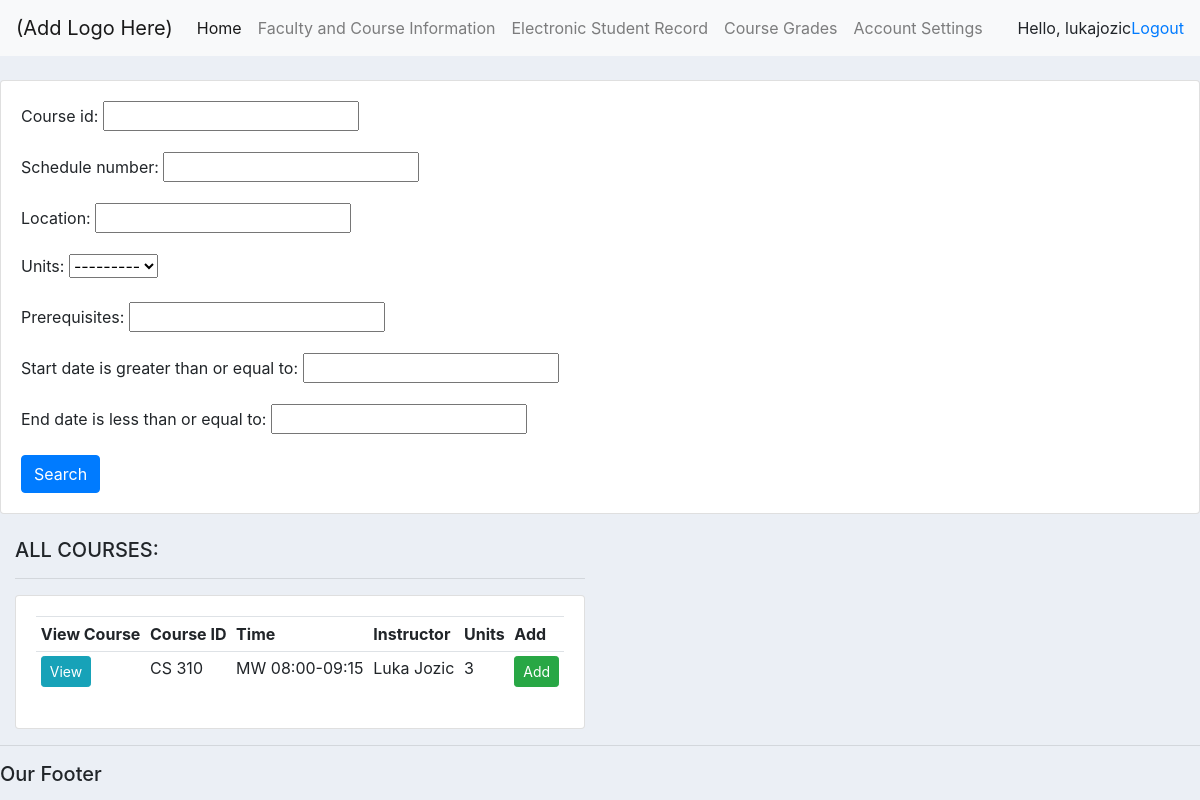
Page /course_registration/ (signed in) on the committed database.
### school/models.py (models this page shows, shortened)
class Course(models.Model):
    NUM_UNITS = (
        ('1', '1'),
        ('2', '2'),
        ('3', '3'),
        ('4', '4'),
        ('5', '5'),
    )
    instructor = models.ForeignKey(Faculty, null=True, on_delete= models.SET_NULL)
    students = models.ManyToManyField(Student, null=True, blank=True)
    course_id = models.CharField(max_length=200, null=True)
    schedule_number = models.CharField(max_length=200, null=True)
    start_date = models.DateField(null=True)
    end_date = models.DateField(null=True)
    time = models.CharField(max_length=200, null=True)
    location = models.CharField(max_length=200, null=True, blank=True)
    units = models.CharField(max_length=200, null=True, choices=NUM_UNITS, default='3')
    prerequisites = models.CharField(max_length=200, null=True, blank=True)

class Faculty(models.Model):
    user = models.OneToOneField(User, null=True, on_delete=models.CASCADE)
    name = models.CharField(max_length=200, null=True)
    title = models.CharField(max_length=200, null=True)
    office_phone = models.CharField(max_length=200, null=True)
    office_number = models.CharField(max_length=200, null=True)
    office_hours = models.CharField(max_length=200, null=True)
    department = models.CharField(max_length=200, null=True)
    def __str__(self):
        return self.name

### school/views.py (the view)
# urls.py: path('course_registration/', views.course_registration, name='course_registration'),
@login_required(login_url='login')
def course_registration(request):
    courses = Course.objects.all()
    my_filter = CourseFilter(request.GET, queryset=courses)
    courses = my_filter.qs
    context = {'courses': courses,
               'filter': my_filter
               }
    return render(request, 'school/course_registration.html', context)

### school/templates/school/course_registration.html
{% extends 'school/main.html' %}
{% load static %}
{% block content %}
<br>
<div class="row">
	<div class="col">
		<div class="card card-body">
			<form method="get">
			{{filter.form.as_p}}
		    <button class="btn btn-primary" type="submit">Search</button>
		  </form>
		</div>
	</div>
</div>
<br>
<div class="col-md-6">
		<h5>ALL COURSES:</h5>
		<hr>
		<div class="card card-body">
			<table class="table table-sm">
				<tr>
					<th>View Course</th>
					<th>Course ID</th>
					<th>Time</th>
					<th>Instructor</th>
					<th>Units</th>
					<th>Add</th>
				</tr>
				{% for course in courses %}
					<tr>
						<td><a class="btn btn-sm btn-info" href="">View</a></td>
						<td>{{course.course_id}}</td>
						<td>{{course.time}}</td>
						<td>{{course.instructor}}</td>
						<td>{{course.units}}</td>
						<td><a class="btn btn-sm btn-success" href="{% url 'add_course' course.id %}">Add</a></td>
					</tr>
				{% endfor %}
			</table>
		</div>
	</div>
{% endblock %}}

### school/templates/school/navbar.html (shortened to what this page needs)
<nav class="navbar navbar-expand-lg navbar-light bg-light">
    <a class="navbar-brand" href="#">(Add Logo Here)</a>
    <div class="collapse navbar-collapse" id="navbarNav">
        <ul class="navbar-nav">
            {% ifequal user.groups.all.0.name "faculty" %}
            <li class="nav-item active">
                <a class="nav-link" href="{% url 'faculty_home' %}">Home</a>
            </li>
            <li class="nav-item">
                <a class="nav-link" href="{% url 'faculty_course_info' %}">Faculty and Course Information</a>
            </li>
            <li class="nav-item">
                <a class="nav-link" href="{% url 'electronic_student_record' %}">Electronic Student Record</a>
            </li>
            <li class="nav-item">
                <a class="nav-link" href="{% url 'course_grades' %}">Course Grades</a>
            </li>
            {% else %}
            <li class="nav-item">
                <a class="nav-link" href="{% url 'course_registration' %}">Course Registration</a>
            </li>
            {% endifequal %}
            <li class="nav-item">
                <a class="nav-link" href="{% url 'account' %}">Account Settings</a>
            </li>
        </ul>
    </div>
    <span>Hello, {{request.user}} </span>
    <span><a href="{% url 'logout' %}">Logout</a></span>
</nav>

### school/templates/school/main.html (style rules this page uses)
body { background-color: #ebeff5; }

### rows in the picture
Course: course_id "CS 310", time "MW 08:00-09:15", instructor "Luka Jozic", units "3"

### other values in the picture
{{ request.user }} "lukajozic"
